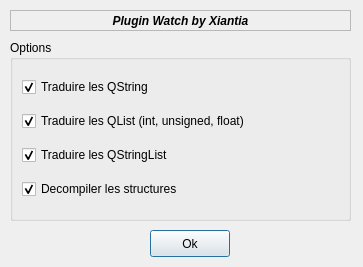
<ui version="4.0" >
 <class>settingWatch</class>
 <widget class="QDialog" name="settingWatch" >
  <property name="geometry" >
   <rect>
    <x>0</x>
    <y>0</y>
    <width>363</width>
    <height>267</height>
   </rect>
  </property>
  <property name="windowTitle" >
   <string>Setting Watch</string>
  </property>
  <widget class="QLabel" name="label" >
   <property name="geometry" >
    <rect>
     <x>10</x>
     <y>10</y>
     <width>341</width>
     <height>21</height>
    </rect>
   </property>
   <property name="font" >
    <font>
     <weight>75</weight>
     <italic>true</italic>
     <bold>true</bold>
    </font>
   </property>
   <property name="frameShape" >
    <enum>QFrame::StyledPanel</enum>
   </property>
   <property name="text" >
    <string>Plugin Watch by Xiantia</string>
   </property>
   <property name="alignment" >
    <set>Qt::AlignCenter</set>
   </property>
  </widget>
  <widget class="QPushButton" name="pushButton" >
   <property name="geometry" >
    <rect>
     <x>150</x>
     <y>230</y>
     <width>80</width>
     <height>27</height>
    </rect>
   </property>
   <property name="text" >
    <string>Ok</string>
   </property>
  </widget>
  <widget class="QGroupBox" name="groupBox" >
   <property name="geometry" >
    <rect>
     <x>10</x>
     <y>40</y>
     <width>341</width>
     <height>181</height>
    </rect>
   </property>
   <property name="title" >
    <string>Options</string>
   </property>
   <layout class="QGridLayout" >
    <property name="margin" >
     <number>9</number>
    </property>
    <property name="spacing" >
     <number>6</number>
    </property>
    <item row="3" column="0" >
     <widget class="QCheckBox" name="checkBox_2" >
      <property name="text" >
       <string>Decompiler les structures</string>
      </property>
      <property name="checked" >
       <bool>true</bool>
      </property>
     </widget>
    </item>
    <item row="2" column="0" >
     <widget class="QCheckBox" name="checkBox_3" >
      <property name="text" >
       <string>Traduire les QStringList</string>
      </property>
      <property name="checked" >
       <bool>true</bool>
      </property>
     </widget>
    </item>
    <item row="1" column="0" >
     <widget class="QCheckBox" name="checkBox_4" >
      <property name="text" >
       <string>Traduire les QList (int, unsigned, float)</string>
      </property>
      <property name="checked" >
       <bool>true</bool>
      </property>
     </widget>
    </item>
    <item row="0" column="0" >
     <widget class="QCheckBox" name="checkBox" >
      <property name="text" >
       <string>Traduire les QString</string>
      </property>
      <property name="checked" >
       <bool>true</bool>
      </property>
     </widget>
    </item>
   </layout>
  </widget>
 </widget>
 <resources/>
 <connections/>
</ui>
